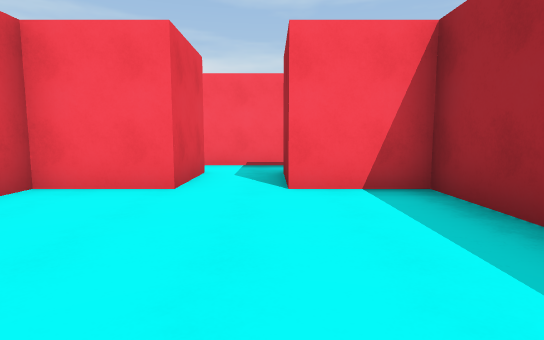
View 1 (above)

18 first-person views from a walk through a Unity game level. The camera is 1.3 m above the floor, tilts 6° down and sees 80° across. The floor is counted in squares, 2 m on a side. Each view is taken from the middle of a square. On the plan, view 1 faces up. The plan holds only what a view shows up to about 10 squares ahead; the rest is blank. The place goes on beyond the plan. The player is left out. Some animated figures are left out.

View 2
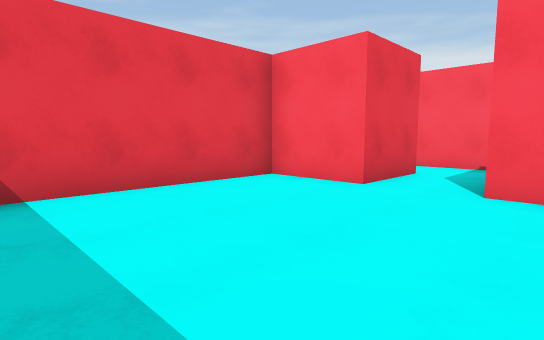

View 3
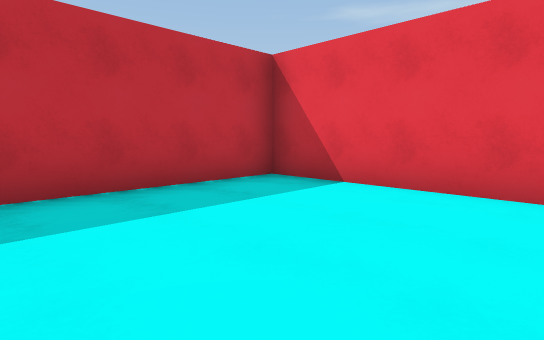

View 4
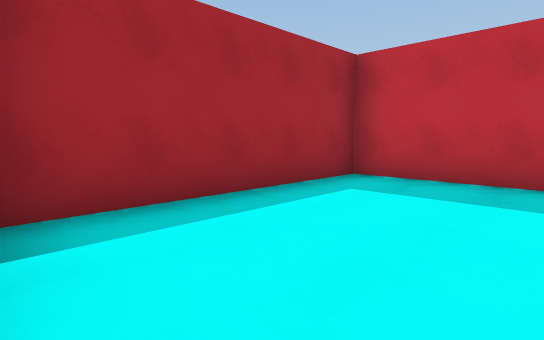

View 5
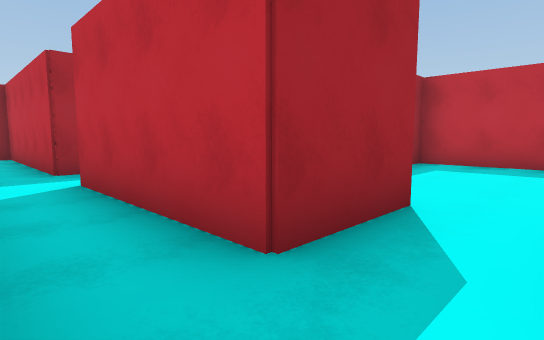

View 6
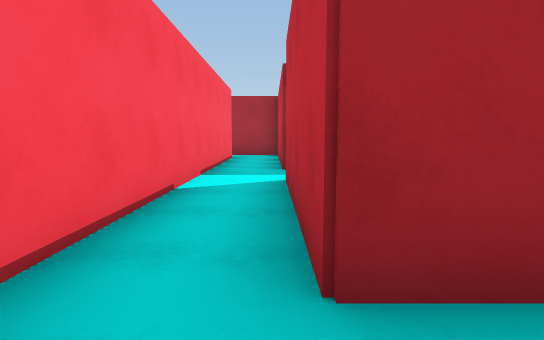

View 7
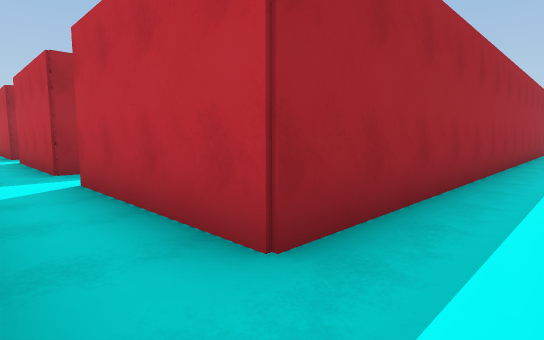

View 8
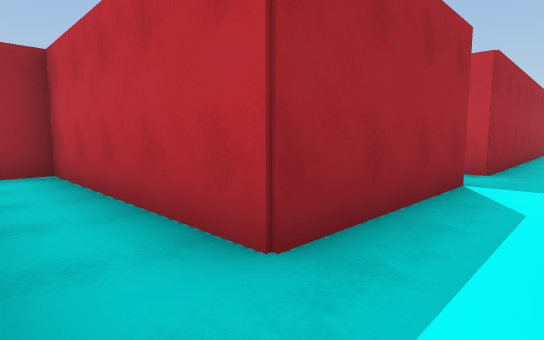

View 9
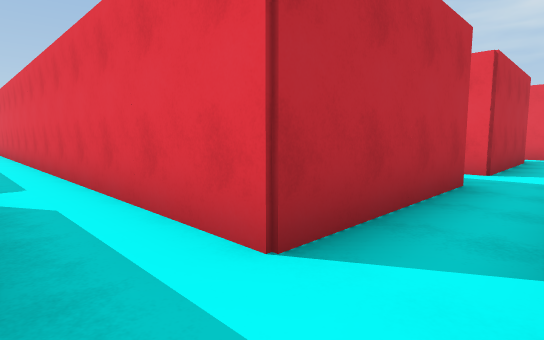

View 10
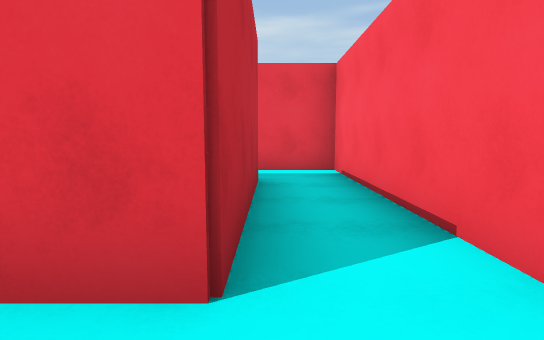

View 11
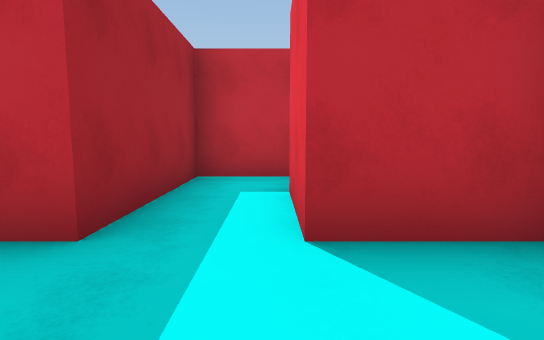

View 12
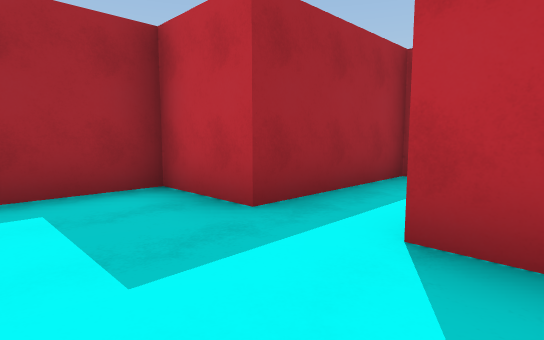

View 13
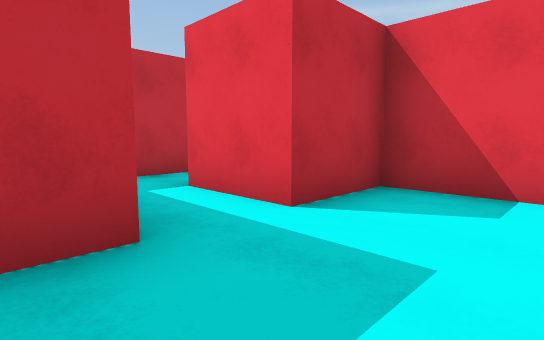

View 14
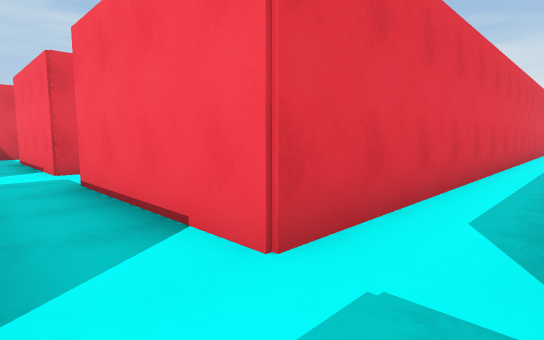

View 15
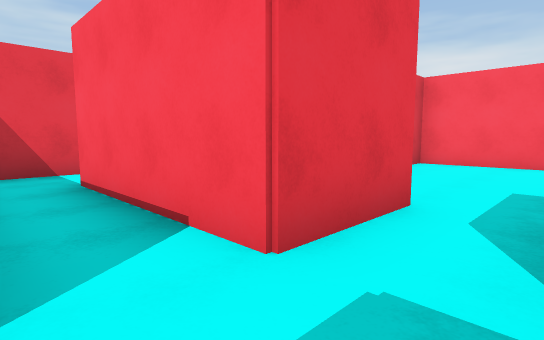

View 16
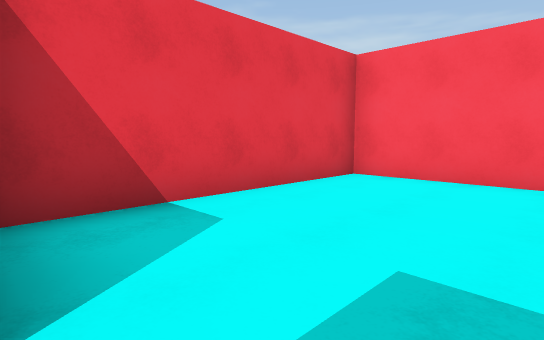

View 17
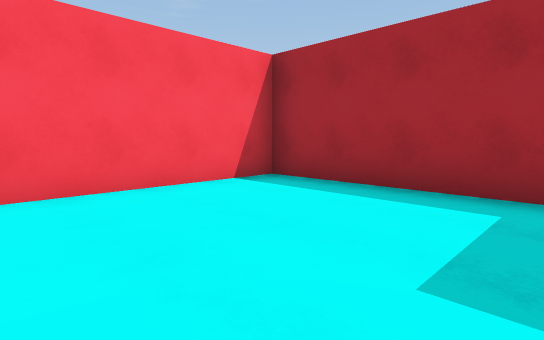

View 18
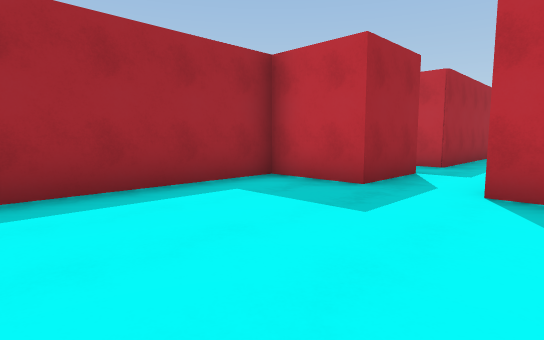

### Floor plan
Ten units are one square. View 1 is at (0, 0); x grows to the right and y downward. Boxes are objects, and circles mark ways between rooms. Rooms are numbered by the first view taken in them; rooms with no view inside come last. Other rooms are left out.
<svg viewBox="-67 -113 191 248">
<path fill="none" stroke="#000" d="M-12 -40 -30 -40 -30 10 20 10 20 -40 2 -40M-12 60 -12 78 -48 78M-48 60 -48 -58 -12 -58 -12 -40M-62 74 -62 85M2 130 2 92 9 92M52 60 52 -8 56 -8M2 -40 2 -58 38 -58 38 78 2 78 2 60M52 -21 52 -58 102 -58 102 -75M88 -72 -62 -72 -62 -56M70 -108 70 -90 88 -90 88 -72M102 -75 102 -90 119 -90 119 -108M-18 60 -12 60M2 60 20 60 20 10 -30 10 -30 59"/>
<circle cx="-5" cy="-45" r="3" fill="#2a7"/>
<circle cx="95" cy="-85" r="3" fill="#2a7"/>
<circle cx="-5" cy="65" r="3" fill="#2a7"/>
<text x="-10" y="-20">1</text>
<text x="-20" y="90">2</text>
<text x="90" y="-100">3</text>
<text x="-10" y="30">4</text>
</svg>
Room 1 opens to room 2. Room 2 opens to room 3. Room 2 opens to room 4.

Where each view was taken, in squares from view 1:
view 1: 0 up, 0 right, facing up
view 2: 0 up, 1 right, facing up-left
view 3: 3 up, 1 right, facing down-left
view 4: 4 up, 1 left, facing down-right
view 5: 7 up, 1 left, facing down-right
view 6: 6 up, 1 left, facing right
view 7: 7 up, 6 left, facing down-right
view 8: 7 up, 4 right, facing down-right
view 9: 7 up, 5 right, facing down-left
view 10: 6 up, 0 right, facing left
view 11: 11 up, 9 right, facing down
view 12: 11 up, 8 right, facing down-right
view 13: 11 up, 11 right, facing down-left
view 14: 9 down, 5 right, facing up-left
view 15: 9 down, 0 right, facing up-left
view 16: 6 down, 0 right, facing up-left
view 17: 5 down, 2 left, facing up-right
view 18: 2 down, 2 left, facing down-right
